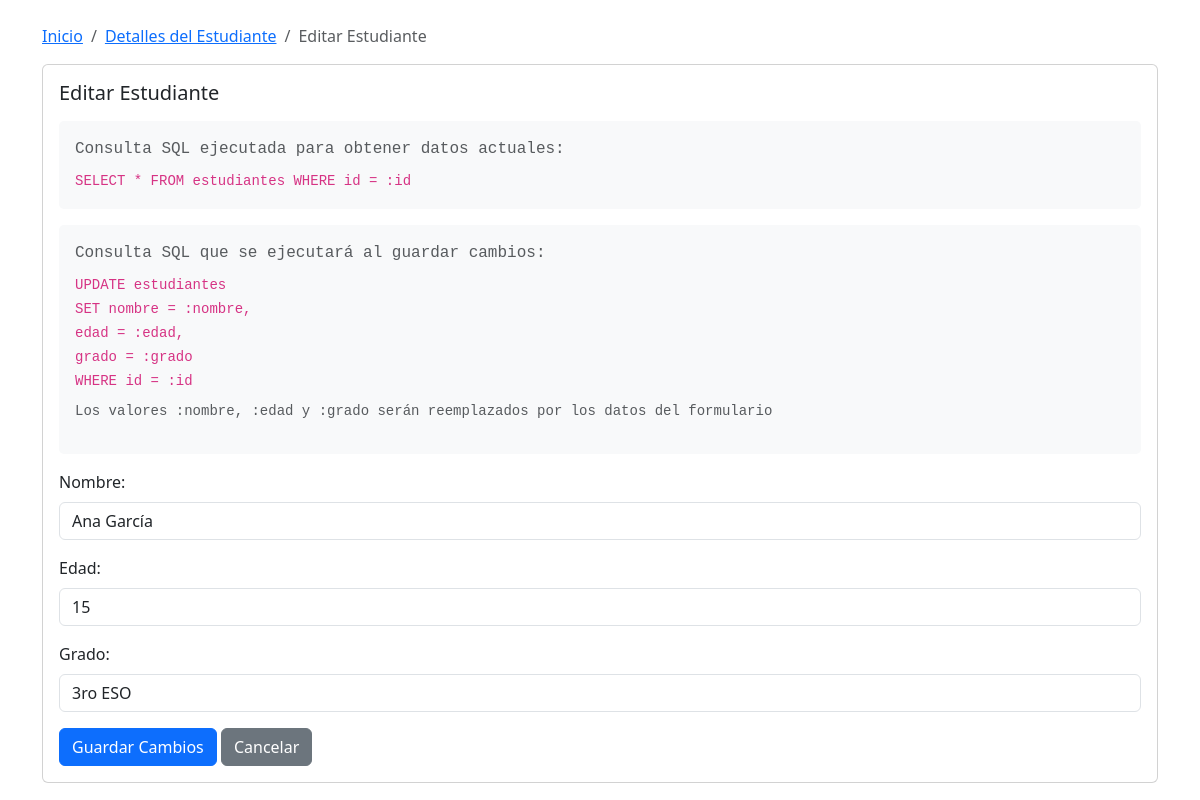
/estudiantes/9/editar, run on the app's committed database.
### tables this page shows
CREATE TABLE estudiantes (
                id INTEGER PRIMARY KEY AUTOINCREMENT,
                nombre TEXT NOT NULL,
                edad INTEGER CHECK (edad >= 15 AND edad <= 18),
                grado TEXT
            );

### main.py (the view)
@app.get("/estudiantes/{estudiante_id}/editar")
async def formulario_editar_estudiante(request: Request, estudiante_id: int):
    try:
        with engine.connect() as conn:
            query = text("SELECT * FROM estudiantes WHERE id = :id")
            result = conn.execute(query, {"id": estudiante_id})
            estudiante = result.fetchone()
            if estudiante is None:
                raise HTTPException(status_code=404, detail="Estudiante no encontrado")
        return templates.TemplateResponse(
            "editar_estudiante.html",
            {"request": request, "estudiante": estudiante}
        )
    except SQLAlchemyError as e:
        raise HTTPException(status_code=500, detail=str(e))

### templates/editar_estudiante.html (shortened to what this page needs)
<!DOCTYPE html>
<html lang="es">
<head>
    <link href="https://cdn.jsdelivr.net/npm/bootstrap@5.3.2/dist/css/bootstrap.min.css" rel="stylesheet">
</head>
<body>
    <div class="container mt-4">
        <nav aria-label="breadcrumb">
            <ol class="breadcrumb">
                <li class="breadcrumb-item"><a href="/">Inicio</a></li>
                <li class="breadcrumb-item"><a href="/estudiantes/{{ estudiante.id }}">Detalles del Estudiante</a></li>
                <li class="breadcrumb-item active">Editar Estudiante</li>
            </ol>
        </nav>
        <div class="card">
            <div class="card-body">
                <h5 class="card-title">Editar Estudiante</h5>
                <div class="sql-query">
                    <p class="text-muted mb-2">Consulta SQL ejecutada para obtener datos actuales:</p>
                    <code>
                        SELECT * FROM estudiantes WHERE id = :id
                    </code>
                </div>
                <div class="sql-query">
                    <p class="text-muted mb-2">Consulta SQL que se ejecutará al guardar cambios:</p>
                    <code>
                        UPDATE estudiantes<br>
                        SET nombre = :nombre,<br>
                            edad = :edad,<br>
                            grado = :grado<br>
                        WHERE id = :id
                    </code>
                    <p class="text-muted mt-2 small">Los valores :nombre, :edad y :grado serán reemplazados por los datos del formulario</p>
                </div>
                <form action="/estudiantes/{{ estudiante.id }}/editar" method="POST">
                    <div class="mb-3">
                        <label for="nombre" class="form-label">Nombre:</label>
                        <input type="text" class="form-control" id="nombre" name="nombre"
                               value="{{ estudiante.nombre }}" required>
                    </div>
                    <div class="mb-3">
                        <label for="edad" class="form-label">Edad:</label>
                        <input type="number" class="form-control" id="edad" name="edad"
                               value="{{ estudiante.edad }}" required min="15" max="18">
                    </div>
                    <div class="mb-3">
                        <label for="grado" class="form-label">Grado:</label>
                        <select class="form-control" id="grado" name="grado" required>
                            <option value="3ro ESO" {% if estudiante.grado == '3ro ESO' %}selected{% endif %}>3ro ESO</option>
                        </select>
                    </div>
                    <div class="mt-3">
                        <button type="submit" class="btn btn-primary">Guardar Cambios</button>
                        <a href="/estudiantes/{{ estudiante.id }}" class="btn btn-secondary">Cancelar</a>
                    </div>
                </form>
            </div>
        </div>
    </div>
</body>
</html>

### templates/editar_estudiante.html (style rules this page uses)
.sql-query { background-color: #f8f9fa; padding: 1rem; border-radius: 5px; margin: 1rem 0; font-family: monospace; }

### data on the page
estudiantes: nombre "Ana García", edad "15", grado "3ro ESO"
